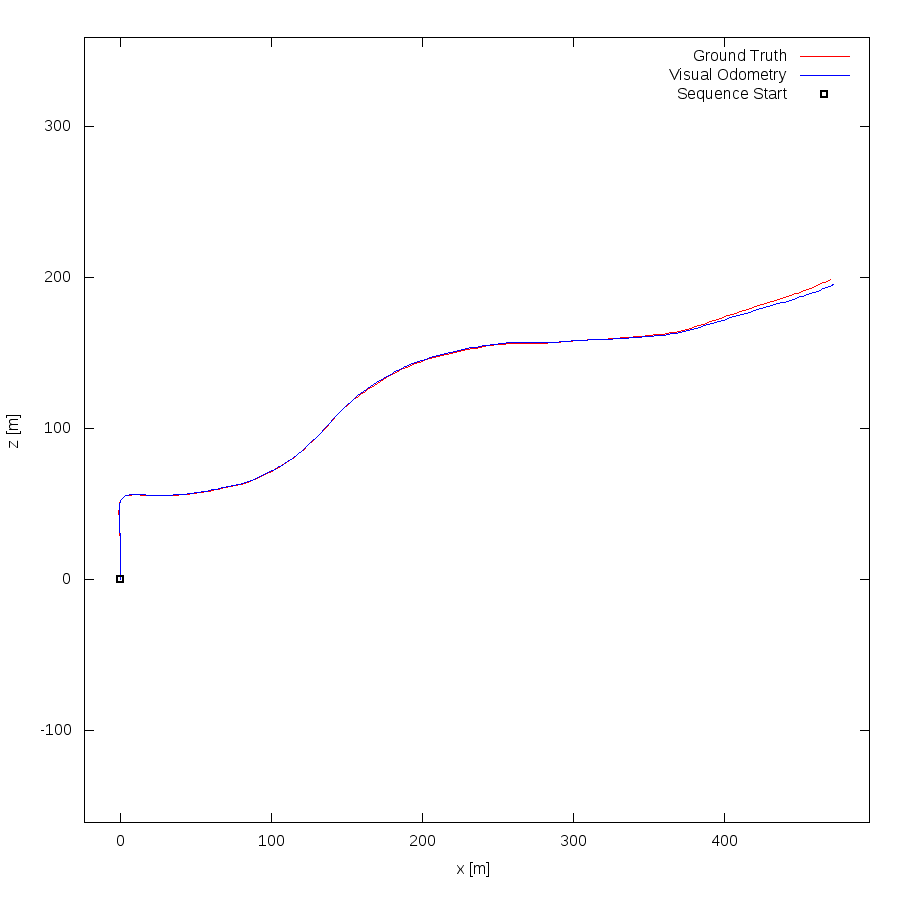

Here is the gnuplot script that generated this plot:
set term png size 900,900
set output "03.png"
set size ratio -1
set xrange [-24:496]
set yrange [-161:359]
set xlabel "x [m]"
set ylabel "z [m]"
plot "03.txt" using 1:2 lc rgb "#FF0000" title 'Ground Truth' w lines,"03.txt" using 3:4 lc rgb "#0000FF" title 'Visual Odometry' w lines,"< head -1 03.txt" using 1:2 lc rgb "#000000" pt 4 ps 1 lw 2 title 'Sequence Start' w points
